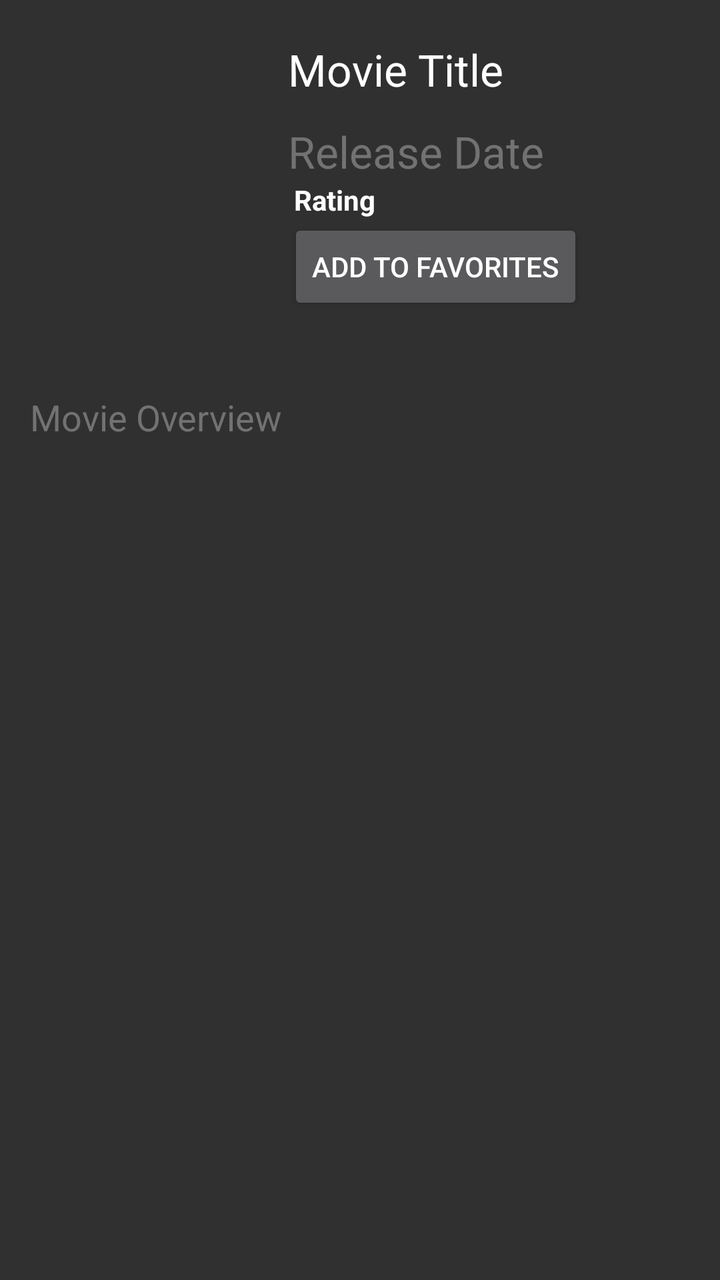
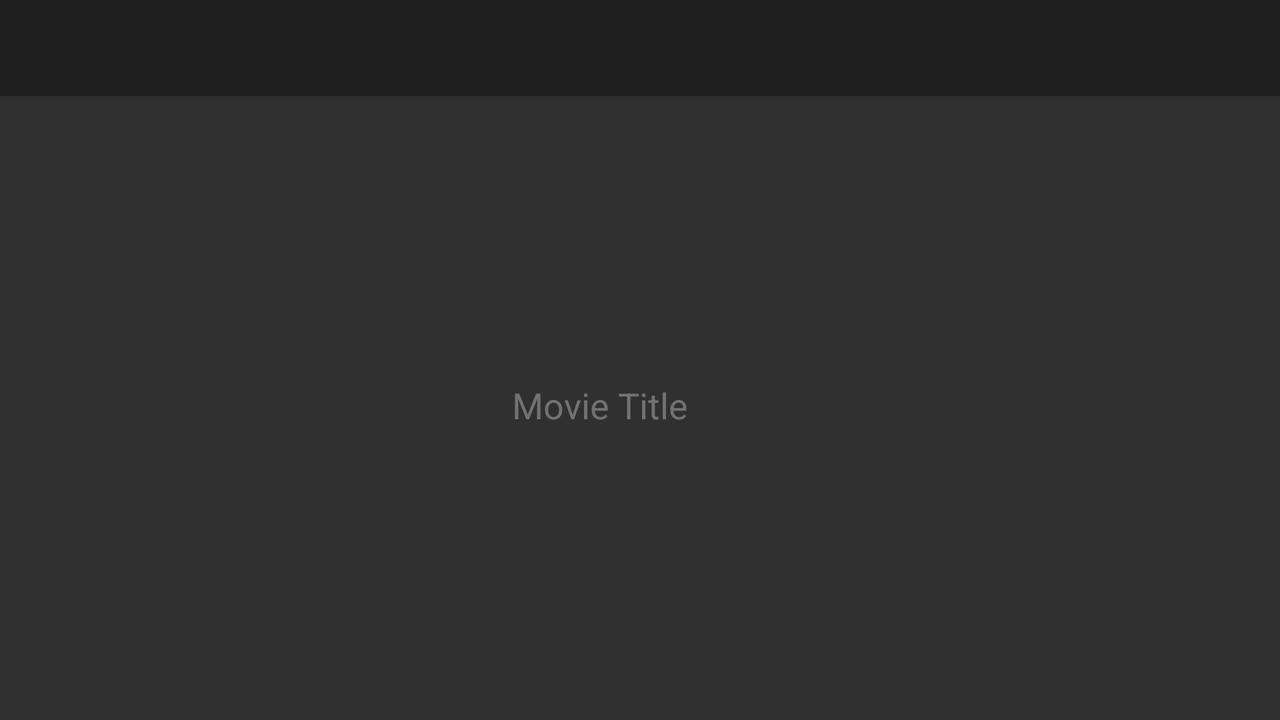

Two renders of one Android screen. The first uses the default layout on a phone; the second uses the alternative layout the repository ships for a different screen configuration, on a matching device. The two XML files are below.
<!-- AndroidManifest.xml: application theme AppTheme.NoActionBar -->
<!-- res/layout/fragment_detail.xml -->
<layout xmlns:android="http://schemas.android.com/apk/res/android"
    xmlns:tools="http://schemas.android.com/tools">

    <LinearLayout
        android:layout_width="match_parent"
        android:layout_height="match_parent"
        android:orientation="vertical">

        <LinearLayout
            android:id="@+id/detail_layout_back"
            android:layout_width="match_parent"
            android:layout_height="wrap_content"
            android:orientation="vertical">

            <LinearLayout
                android:layout_width="match_parent"
                android:layout_height="match_parent"
                android:baselineAligned="false"
                android:orientation="horizontal"
                android:paddingTop="5dp"
                android:weightSum="10">

                <FrameLayout
                    android:layout_width="match_parent"
                    android:layout_height="match_parent"
                    android:layout_weight="6">

                    <ImageView
                        android:id="@+id/moviePoster"
                        android:layout_width="match_parent"
                        android:layout_height="wrap_content"
                        android:layout_gravity="top"
                        android:contentDescription="@string/movie_cover"
                        android:paddingLeft="@dimen/padding_side_medium"
                        android:paddingRight="@dimen/padding_side_medium"
                        android:paddingTop="@dimen/padding_tv_overview"
                        android:scaleType="fitStart"
                        android:transitionName="movie_cover"
                        tools:targetApi="lollipop" />
                </FrameLayout>


                <LinearLayout
                    android:id="@+id/details_layout"
                    android:layout_width="match_parent"
                    android:layout_height="wrap_content"
                    android:layout_weight="4"
                    android:orientation="vertical"
                    android:paddingBottom="24dp"
                    android:paddingTop="15dp">

                    <TextView
                        android:id="@+id/movie_title"
                        android:layout_width="wrap_content"
                        android:layout_height="wrap_content"
                        android:drawableBottom="@color/detail_movie_header"
                        android:paddingBottom="12dp"
                        android:textAppearance="?android:textAppearanceLarge"
                        android:textColor="@android:color/white"
                        android:transitionName="movie_title"
                        tools:targetApi="lollipop"
                        tools:text="Movie Title" />

                    <TextView
                        android:id="@+id/detail_release"
                        android:layout_width="wrap_content"
                        android:layout_height="wrap_content"

                        android:textAppearance="?android:textAppearanceLarge"
                        android:textColor="@color/detail_text"
                        tools:text="Release Date" />

                    <TextView
                        android:id="@+id/detail_rating"
                        android:layout_width="wrap_content"
                        android:layout_height="wrap_content"
                        android:textAppearance="?android:textAppearanceSmall"
                        android:textColor="@android:color/white"
                        android:paddingStart="3dp"
                        android:paddingLeft="3dp"
                        android:textStyle="bold"
                        tools:text="Rating" />

                    <Button
                        android:id="@+id/button_favorite"
                        android:layout_width="wrap_content"
                        android:layout_height="wrap_content"
                        android:text="@string/add_to_favourite" />

                </LinearLayout>


            </LinearLayout>


            <TextView
                android:id="@+id/detail_overview"
                android:layout_width="match_parent"
                android:layout_height="wrap_content"
                android:padding="@dimen/padding_tv_overview"
                android:textAppearance="?android:textAppearanceMedium"
                android:textColor="@color/detail_text"
                tools:text="Movie Overview" />

        </LinearLayout>

    </LinearLayout>
</layout>
<!-- resources referenced by this layout -->
<resources>
  <color name="detail_movie_header">#1F1F1F</color>
  <color name="detail_text">#727272</color>
  <dimen name="padding_side_medium">12dp</dimen>
  <dimen name="padding_tv_overview">15dp</dimen>
  <string name="add_to_favourite">Add to Favorites</string>
  <string name="movie_cover">Movie Cover</string>
  <style name="AppTheme.NoActionBar">
          <item name="windowActionBar">false</item>
          <item name="windowNoTitle">true</item>
      </style>
</resources>
<!-- res/layout-land/fragment_detail.xml (the repository's variant of the layout above) -->
<!-- drawn on the phone turned sideways -->
<LinearLayout xmlns:android="http://schemas.android.com/apk/res/android"
    xmlns:tools="http://schemas.android.com/tools"
    android:layout_width="match_parent"
    android:layout_height="match_parent"
    android:orientation="vertical">

    <include
        android:id="@+id/action_bar"
        layout="@layout/action_bar" />

    <ScrollView
        android:layout_width="fill_parent"
        android:layout_height="fill_parent"
        android:focusableInTouchMode="true">

        <LinearLayout
            android:layout_width="match_parent"
            android:layout_height="wrap_content"
            android:orientation="vertical">

            <LinearLayout
                android:layout_width="match_parent"
                android:layout_height="match_parent"
                android:orientation="horizontal"
                android:paddingTop="5dp"
                android:weightSum="10">

                <FrameLayout
                    android:layout_width="match_parent"
                    android:layout_height="match_parent"
                    android:layout_weight="6">

                    <ImageView
                        android:id="@+id/moviePoster"
                        android:layout_width="match_parent"
                        android:layout_height="wrap_content"
                        android:layout_gravity="top"
                        android:paddingLeft="12dp"
                        android:paddingRight="12dp"
                        android:transitionName="movie_cover" />
                </FrameLayout>

                <LinearLayout
                    android:id="@+id/details_layout"
                    android:layout_width="match_parent"
                    android:layout_height="match_parent"
                    android:layout_weight="4"
                    android:orientation="vertical"
                    android:paddingTop="30sp">

                    <TextView
                        android:id="@+id/movie_title"
                        android:layout_width="wrap_content"
                        android:layout_height="wrap_content"
                        android:drawableBottom="@color/detail_movie_header"
                        android:paddingBottom="15sp"
                        android:textAppearance="?android:textAppearanceLarge"
                        android:textColor="@android:color/white"
                        android:transitionName="movie_title" />

                    <TextView
                        android:id="@+id/detail_release"
                        android:layout_width="wrap_content"
                        android:layout_height="wrap_content"
                        android:textAppearance="?android:textAppearanceLarge"
                        android:textColor="@color/detail_text" />

                    <TextView
                        android:id="@+id/detail_rating"
                        android:layout_width="wrap_content"
                        android:layout_height="wrap_content"
                        android:textAppearance="?android:textAppearanceSmall"
                        android:textColor="@android:color/black"
                        android:textStyle="bold" />

                    <TextView
                        android:id="@+id/detail_overview"
                        android:layout_width="wrap_content"
                        android:layout_height="wrap_content"
                        android:paddingRight="15dp"
                        android:paddingTop="15dp"
                        android:textAppearance="?android:textAppearanceMedium"
                        android:textColor="@color/detail_text"
                        tools:text="Movie Title" />

                </LinearLayout>

            </LinearLayout>

        </LinearLayout>

    </ScrollView>
</LinearLayout>
<!-- res/layout/action_bar.xml (included above) -->
<?xml version="1.0" encoding="utf-8"?>
<android.support.v7.widget.Toolbar xmlns:android="http://schemas.android.com/apk/res/android"
    android:id="@+id/toolbar"
    android:layout_width="match_parent"
    android:layout_height="wrap_content"
    android:background="@color/colorPrimary"
    android:elevation="4dp"
    android:minHeight="?attr/actionBarSize"
    android:theme="@style/ThemeOverlay.AppCompat.Dark" />
<!-- resources referenced by the variant -->
<!-- as the phone turned sideways resolves them -->
<resources>
  <color name="colorPrimary">#1F1F1F</color>
  <color name="detail_movie_header">#1F1F1F</color>
  <color name="detail_text">#727272</color>
  <style name="AppTheme.NoActionBar">
          <item name="windowActionBar">false</item>
          <item name="windowNoTitle">true</item>
      </style>
</resources>
